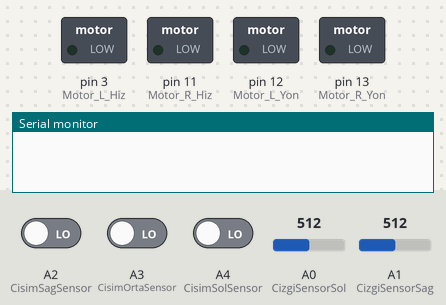
Bench run of a sketch on a simulated Arduino Uno, built with avr-gcc and run on an emulated ATmega328P. Shown: switched loads named in the sketch (green lamp = pin HIGH), the last lines printed to the serial monitor. Dashed ring = blinking. Inputs (shaded band) come from the test bench; at power-on: A0 (CizgiSensorSol) = 512, A1 (CizgiSensorSag) = 512, A2 (CisimSagSensor) LOW, A3 (CisimOrtaSensor) LOW, A4 (CisimSolSensor) LOW.

Above: at 1.2 s.
1.3 s: A0 (CizgiSensorSol) set to 232
2.8 s: A0 (CizgiSensorSol) set to 202
At 3.35 s:
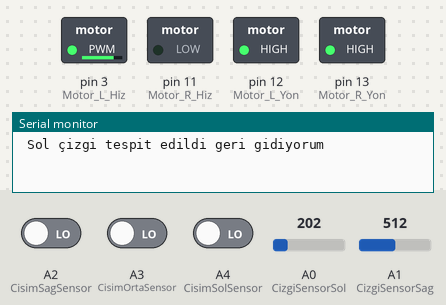
5.8 s: A1 (CizgiSensorSag) set to 234
8.8 s: A1 (CizgiSensorSag) set to 209
At 9.3 s:
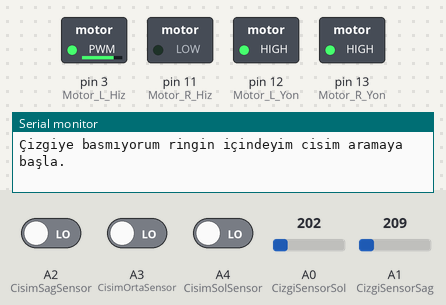
11.0 s: A0 (CizgiSensorSol) set to 230
At 11.28 s:
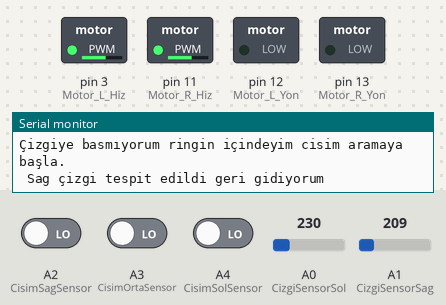
14.0 s: A1 (CizgiSensorSag) set to 230
At 15.1 s:
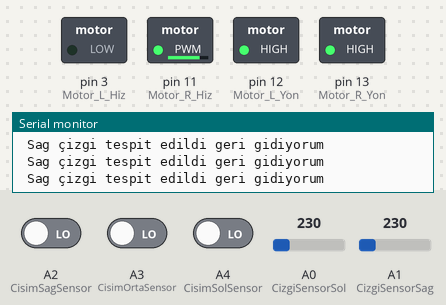
Timing chart, 0 to 16.7 s (numbered marks = the images above; inputs shaded):
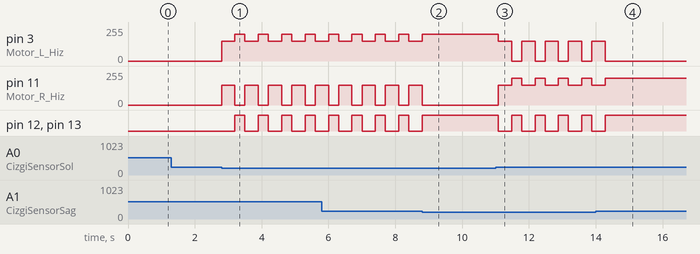

The sketch:

Engel_Kald_r_c_.ino
```cpp
#define CizgiSensorSol A0
#define CizgiSensorSag A1

#define Motor_R_Hiz 11
#define Motor_R_Yon 13

#define Motor_L_Hiz 3
#define Motor_L_Yon 12

#define CisimSagSensor A2
#define CisimSolSensor A4
#define CisimOrtaSensor A3


int mesafe_sag;
int mesafe_sol;
int mesafe_orta;

int cizgi_sol;
int cizgi_sag;


void setup() {

  // Cisim algılama sensörleri
  pinMode (CisimSagSensor,INPUT);
  pinMode (CisimSolSensor,INPUT);
  pinMode (CisimOrtaSensor,INPUT);


  //Çizgi algılama sensörleri
  pinMode (CizgiSensorSol,INPUT);
  pinMode (CizgiSensorSag,INPUT);

  // Motor hız ve yön sensörleri
  pinMode (Motor_R_Hiz,OUTPUT);
  pinMode (Motor_R_Yon,OUTPUT);

  pinMode (Motor_L_Hiz,OUTPUT);
  pinMode (Motor_L_Yon,OUTPUT);


  Serial.begin(9600);


}

void loop() {

  // Çigi sensörlerinde veri okuyoruz.
  cizgi_sol = analogRead(CizgiSensorSol);
  cizgi_sag = analogRead(CizgiSensorSag);

  /*Rakip testip etmeyi while içinde yapıyoruz. Eğer çizgi sensörlerinde herhangi bir çizgi sinyali
  almışsa zaten öncelik kendini kurtarmak olacak ve while içine girmeyecek. */

  while ((cizgi_sol <= 220) && (cizgi_sag <= 220 )){
        Serial.println("Çizgiye basmıyorum ringin içindeyim cisim aramaya başla.");
        mesafe_sag = digitalRead(CisimSagSensor); // Sag sensörden ölçüm alıyoruz.
        mesafe_sol = digitalRead(CisimSolSensor); // Sol sensörden ölçüm alıyoruz.
        mesafe_orta = digitalRead(CisimOrtaSensor); // Orta sensörden ölçüm alıyoruz.

        // 3X MR45 sensörler cisim görünce 1 çıkışı verir.
        while(mesafe_orta == 0){ // Orta sensörde cisim algılamış ise..
            // Önce çizgiye basıp basmadığını kontrol edelim. Basıyorsa hiçbirşey yapmayıp döngüden çıkacak.
            cizgi_sol = analogRead(CizgiSensorSol);
            cizgi_sag = analogRead(CizgiSensorSag);
              if((cizgi_sol <= 220) || (cizgi_sag <= 220 )){
                break;
            }

            // Eğer çizgiye basmıyorsa orta sensör algıladığı için rakibe saldıracak.
            Serial.println("Hedefe git");
            mesafe_orta = digitalRead(CisimOrtaSensor);
            // while da sonsuz dönmesin diye tekrar ön sensörde algılama olup olmadığını kontrol ediyoruz.
        }
        // sadece sağdan bilgi alıyor sağa dönecek
        while((mesafe_sag == 1 && mesafe_orta == 0)){
          // Çizgi kontrolü
          cizgi_sol = analogRead(CizgiSensorSol);
          cizgi_sag = analogRead(CizgiSensorSag);
             if((cizgi_sol <= 220) || (cizgi_sag <= 220 )){
                break;
            }

            // Çizgi yok sağa dönecek.
            yerindesag();
            delay(200); // Bu değer robotun 90 derece dönmesini sağlayacak şekilde ayarlanmalı.
            Serial.println("sağa dön");
            mesafe_sag = digitalRead(CisimSagSensor); // Sag sensörden ölçüm alıyoruz.
            mesafe_sol = digitalRead(CisimSolSensor); // Sol sensörden ölçüm alıyoruz.
            mesafe_orta = digitalRead(CisimOrtaSensor); // Orta sensörden ölçüm alıyoruz.

        }

        // sadece soldan bilgi alıyor sola dönecek sağ kısmının aynısı
        while ((mesafe_sol == 1 && mesafe_orta == 0)){
          // Çizgi kontrolü
          cizgi_sol = analogRead(CizgiSensorSol);
          cizgi_sag = analogRead(CizgiSensorSag);
          if((cizgi_sol <= 220) || (cizgi_sag <= 220 )){
                break;
            }
            yerindesol();
            delay(200);
            Serial.println("sola dön");
            mesafe_sag = digitalRead(CisimSagSensor); // Sag sensörden ölçüm alıyoruz.
            mesafe_sol = digitalRead(CisimSolSensor); // Sol sensörden ölçüm alıyoruz.
            mesafe_orta = digitalRead(CisimOrtaSensor); // Orta sensörden ölçüm alıyoruz.


        }

        //hiçbir sensörde cisim yok ne yapalım?

        while((mesafe_sag == 0) && (mesafe_orta == 0) && (mesafe_sol == 0)){ // mesafe sol 1 di 0 a çektim
              // Çizgi kontrolü
          cizgi_sol = analogRead(CizgiSensorSol);
          cizgi_sag = analogRead(CizgiSensorSag);
          if((cizgi_sol <= 220) || (cizgi_sag <= 220 )){
                break;
            }
            ileri();
            // cisim görmediğinde yapılacak şey bize kalmış biz düz ileri gitmesini istedik.
            // Yerinde dönmede yaptırılabilir.
            Serial.println("cisim bulunamadı ileri git");
            mesafe_sag = digitalRead(CisimSagSensor); // Sag sensörden ölçüm alıyoruz.
            mesafe_sol = digitalRead(CisimSolSensor); // Sol sensörden ölçüm alıyoruz.
            mesafe_orta = digitalRead(CisimOrtaSensor); // Orta sensörden ölçüm alıyoruz.
        }


         // Çizgi kontrolü
          cizgi_sol = analogRead(CizgiSensorSol);
          cizgi_sag = analogRead(CizgiSensorSag);

  } // İlk while çıkışı.

  if(cizgi_sol <= 220){ // Sol çizgi sensörü çizgi algılıyorsa geri gidecek. Sagada döndürebiliriz.
    Serial.println(" Sol çizgi tespit edildi geri gidiyorum");
    geri();
    delay(400); // Delay değerleri ring boyutuna göre tekrar ayarlanabilir
    yerindesag();
    delay(300); // Delay değerleri ring boyutuna göre tekrar ayarlanabilir

  }
  else if(cizgi_sag <= 220){
    Serial.println(" Sag çizgi tespit edildi geri gidiyorum");
    geri();
    delay(400); // Delay değerleri ring boyutuna göre tekrar ayarlanabilir
    yerindesol();
    delay(300); // Delay değerleri ring boyutuna göre tekrar ayarlanabilir
  }

} // Loop sonu


// Robotun saldırma hareketi için fonksiyon tanımlıyoruz.
void saldir(){

    analogWrite(Motor_R_Hiz,250);
    digitalWrite(Motor_R_Yon,HIGH);

    analogWrite(Motor_L_Hiz,250);
    digitalWrite(Motor_L_Yon,HIGH);
}


// Robotun ileri yönlü hareketi için fonksiyon tanımlıyoruz.
void ileri (){
  analogWrite(Motor_R_Hiz,180);
  digitalWrite(Motor_R_Yon,HIGH);

  analogWrite(Motor_L_Hiz,180);
  digitalWrite(Motor_L_Yon,HIGH);


}

// Robotun sağa dönme hareketi için fonksiyon tanımlıyoruz.
void yerindesag (){

  analogWrite(Motor_R_Hiz,0);
  digitalWrite(Motor_R_Yon,HIGH);

  analogWrite(Motor_L_Hiz,200);
  digitalWrite(Motor_L_Yon,HIGH);
}


// Robotun sola dönme hareketi için fonksiyon tanımlıyoruz.
void yerindesol (){

  analogWrite(Motor_R_Hiz,200);
  digitalWrite(Motor_R_Yon,HIGH);

  analogWrite(Motor_L_Hiz,0);
  digitalWrite(Motor_L_Yon,HIGH);
}

// Robotun geri hareketi için fonksiyon tanımlıyoruz.
void geri (){

  analogWrite(Motor_R_Hiz,150);
  digitalWrite(Motor_R_Yon,LOW);

  analogWrite(Motor_L_Hiz,150);
  digitalWrite(Motor_L_Yon,LOW);
}


// Robotun durma dönme hareketi için fonksiyon tanımlıyoruz.
void dur (){

  analogWrite(Motor_R_Hiz,0);
  digitalWrite(Motor_R_Yon,HIGH);

  analogWrite(Motor_L_Hiz,0);
  digitalWrite(Motor_L_Yon,HIGH);
}
```

Measured:
- the behaviour switches between 221 and 220 on A0 (CizgiSensorSol) (found by bisection; images 0 and 1)
- the behaviour switches between 221 and 220 on A1 (CizgiSensorSag) (found by bisection; images 1 and 2)
- after the input at 1.3 s, every drawn part: stays the same
- after the input at 2.8 s, pin 3 (Motor_L_Hiz): alternates 200/255 for 0.30 s and 150/255 for 0.40 s, starting at once; pin 11 (Motor_R_Hiz): alternates 150/255 for 0.40 s and 0/255 for 0.30 s, starting at once; pin 12 (Motor_L_Yon), pin 13 (Motor_R_Yon): alternates HIGH for 0.30 s and LOW for 0.40 s, starting after 0.40 s
- after the input at 8.8 s, pin 3 (Motor_L_Hiz): goes on until 8.8 s, then stays 200/255; pin 11 (Motor_R_Hiz): goes on until 8.8 s, then stays 0/255; pin 12 (Motor_L_Yon), pin 13 (Motor_R_Yon): goes on until 8.8 s, then stays HIGH
- after the input at 11.0 s, pin 3 (Motor_L_Hiz): alternates 150/255 for 0.40 s and 0/255 for 0.30 s, starting after 0.08 s; pin 11 (Motor_R_Hiz): alternates 200/255 for 0.30 s and 150/255 for 0.40 s, starting after 0.08 s; pin 12 (Motor_L_Yon), pin 13 (Motor_R_Yon): alternates HIGH for 0.30 s and LOW for 0.40 s, starting after 0.08 s
- after the input at 14.0 s, pin 3 (Motor_L_Hiz): goes on until 14.3 s, then stays 0/255; pin 11 (Motor_R_Hiz): goes on until 14.3 s, then stays 200/255; pin 12 (Motor_L_Yon), pin 13 (Motor_R_Yon): goes on until 14.3 s, then stays HIGH
